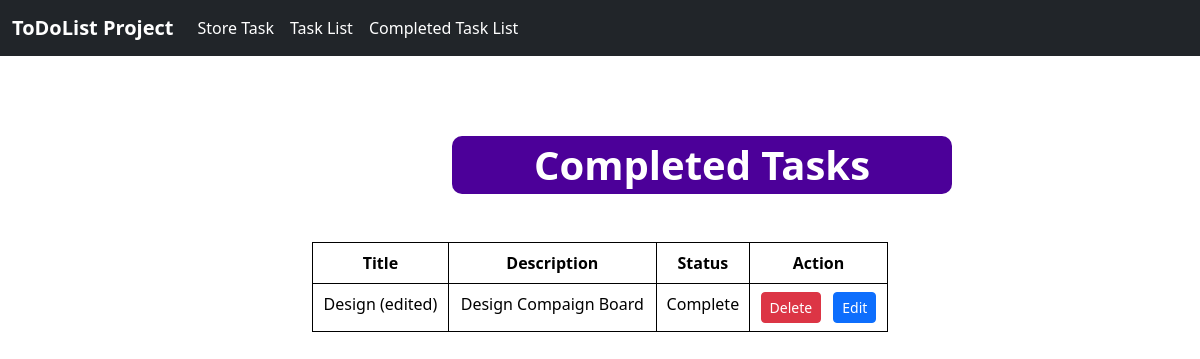
Page /completed_taskList/ on the committed database.
### first_app/models.py (models this page shows)
class TaskStoreModel(models.Model):
    task_title = models.CharField(max_length=50)
    task_description = models.CharField(max_length=200)
    is_completed = models.BooleanField(default=False)

### first_app/views.py (the view)
# urls.py: path('completed_taskList/',views.CompletedTaskListView.as_view(),name="completedTaskList"),
class CompletedTaskListView(ListView):
    model = TaskStoreModel
    template_name = 'complete_tasklist.html'
    context_object_name = 'data'

### first_app/templates/complete_tasklist.html
{% extends 'base.html' %}
{% block content %}
<div class="container-fluid" style="width:50%; margin:auto;">
  <h1 class="text-center" style="background-color:#4C0099;color:white;width:500px; border-radius:10px;margin-left:140px;margin-top:80px;padding:5px;font-weight:bold">Completed Tasks</h1>
    {% if data %}
    <table class="table table-bordered text-center border-black mt-5">
        <thead>
          <tr>
            <th scope="col">Title</th>
            <th scope="col">Description</th>
            <th scope="col">Status</th>
            <th scope="col">Action</th>
          </tr>
        </thead>
        <tbody>
          {% for task in data %}
          {% if task.is_completed%}
          <tr>
            <td>{{task.task_title}}</td>
            <td>{{task.task_description}}</td>
            <td>Complete</td>
            <td>
                <a href="{% url 'completed_deleteTask' pk=task.id %}" class="btn btn-danger btn-sm me-2">Delete</a>
                <a href="{% url 'completed_editTask' pk=task.id %}" class="btn btn-primary btn-sm">Edit</a>
            </td>
           {% endif %}
          {% endfor %}
        </tbody>
      </table>
    {% else %}
    <h1>There are no Books available</h1>
    {% endif %}
</div>
{% endblock %}

### rows in the picture
TaskStoreModel: task_title "Design (edited)", task_description "Design Compaign Board"
